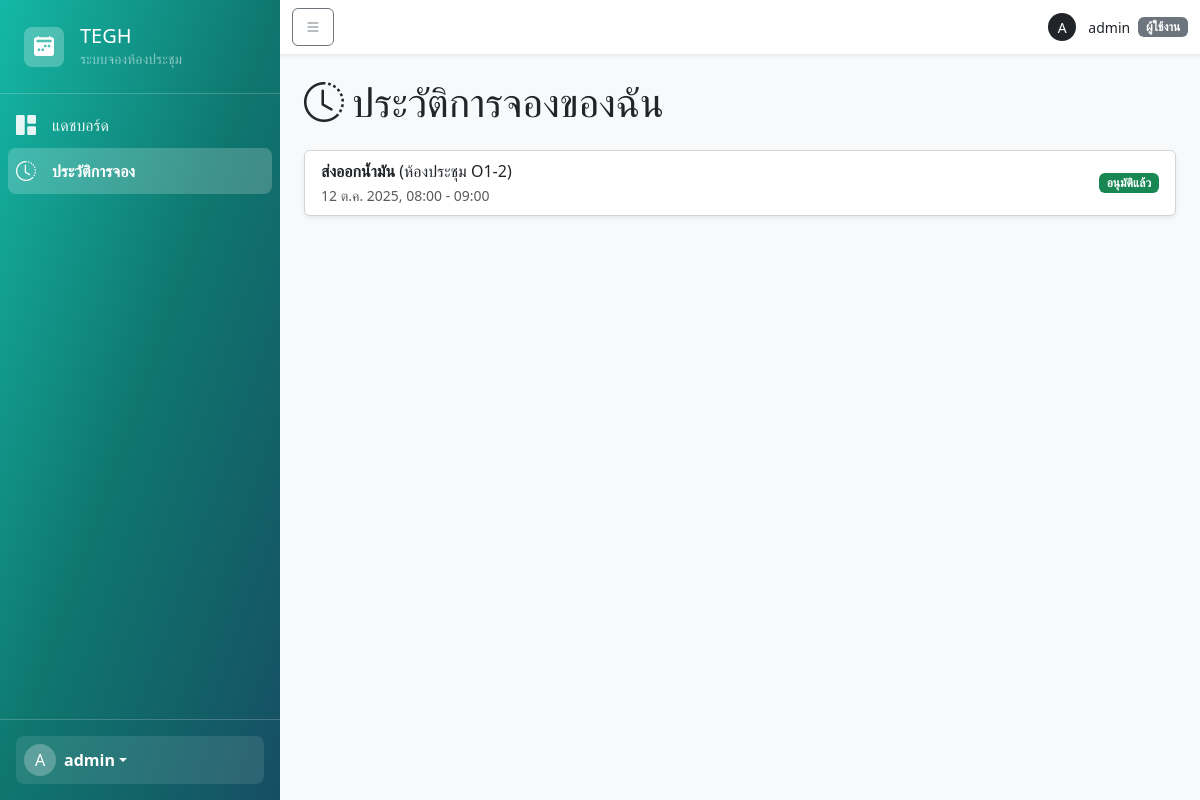
Page /history/ (signed in) on the committed database.
### booking/models.py (models this page shows, shortened)
class Booking(models.Model):
    STATUS_CHOICES = [('PENDING', 'รออนุมัติ'), ('APPROVED', 'อนุมัติแล้ว'), ('REJECTED', 'ถูกปฏิเสธ')]
    room = models.ForeignKey(Room, on_delete=models.CASCADE, related_name='bookings', verbose_name="ห้องประชุม")
    booked_by = models.ForeignKey(User, on_delete=models.CASCADE, verbose_name="ผู้ขอใช้")
    title = models.CharField(max_length=255, verbose_name="วาระการประชุม")
    start_time = models.DateTimeField(verbose_name="เวลาเริ่มต้น")
    end_time = models.DateTimeField(verbose_name="เวลาสิ้นสุด")
    chairman = models.CharField(max_length=255, blank=True, verbose_name="ประธานการประชุม")
    participant_count = models.PositiveIntegerField(default=1, verbose_name="จำนวนผู้เข้าร่วม")
    department = models.CharField(max_length=255, blank=True, verbose_name="แผนก")
    requester_phone = models.CharField(max_length=20, blank=True, verbose_name="เบอร์โทรติดต่อ")
    equipment_needed = models.ManyToManyField(Equipment, blank=True, verbose_name="อุปกรณ์ที่ต้องใช้")
    additional_notes = models.TextField(blank=True, verbose_name="เพิ่มเติม")
    status = models.CharField(max_length=10, choices=STATUS_CHOICES, default='PENDING', verbose_name="สถานะ")
    created_at = models.DateTimeField(auto_now_add=True)
    class Meta: ordering = ['-start_time']

class Room(models.Model):
    name = models.CharField(max_length=100, unique=True, verbose_name="ชื่อห้องประชุม")
    location = models.CharField(max_length=255, blank=True, verbose_name="อาคาร / สถานที่")
    capacity = models.PositiveIntegerField(verbose_name="ความจุ (คน)")
    equipment_in_room = models.TextField(blank=True, verbose_name="อุปกรณ์ที่พร้อมใช้งาน")

### booking/views.py (the view)
# urls.py: path('history/', views.history_view, name='history'),
@login_required
def history_view(request):
    my_bookings = Booking.objects.filter(booked_by=request.user)
    context = {'my_bookings': my_bookings}
    return render(request, 'pages/history.html', context)

### templates/pages/history.html (shortened to what this page needs)
{% extends 'base.html' %}
{% block content %}
<h1 class="mb-4"><i class="bi bi-clock-history me-2"></i>ประวัติการจองของฉัน</h1>
<div class="card shadow-sm">
    {% if my_bookings %}
    <ul class="list-group list-group-flush">
        {% for booking in my_bookings %}
        <li class="list-group-item d-flex justify-content-between align-items-center">
            <div><strong>{{ booking.title }}</strong> ({{ booking.room.name }})<br><small class="text-muted">{{ booking.start_time|date:"d M Y, H:i" }} - {{ booking.end_time|date:"H:i" }}</small></div>
            <span class="badge {% if booking.status == 'APPROVED' %}bg-success{% elif booking.status == 'PENDING' %}bg-warning text-dark{% else %}bg-danger{% endif %}">{{ booking.get_status_display }}</span>
        </li>
        {% endfor %}
    </ul>
    {% else %}<div class="card-body"><p class="text-muted text-center mb-0">คุณยังไม่มีประวัติการจอง</p></div>{% endif %}
</div>
{% endblock %}

### templates/base.html (shortened to what this page needs)
<!DOCTYPE html>
<html lang="th">
<head>
    <link href="https://cdn.jsdelivr.net/npm/bootstrap@5.3.3/dist/css/bootstrap.min.css" rel="stylesheet">
    <link rel="stylesheet" href="https://cdn.jsdelivr.net/npm/bootstrap-icons@1.11.3/font/bootstrap-icons.min.css">
</head>
<body>
    <div class="d-flex" style="min-height: 100vh;">
        <nav id="sidebar" class="d-flex flex-column">
            <div class="sidebar-header p-4 border-bottom">
                <a href="{% url 'dashboard' %}" class="d-flex align-items-center gap-3 text-decoration-none">
                    <div class="d-flex align-items-center justify-content-center bg-white bg-opacity-25 rounded-3" style="width: 40px; height: 40px;"><i class="bi bi-calendar2-week-fill fs-5 text-white"></i></div>
                    <div><h2 class="h5 text-white mb-0">TEGH</h2><p class="small text-white-50 mb-0">ระบบจองห้องประชุม</p></div>
                </a>
            </div>
            <div class="flex-grow-1 p-2">
                {% for item in menu_items %}{% if item.show %}
                <a href="{% url item.url_name %}" class="sidebar-menu-button d-flex align-items-center gap-3 p-2 rounded-3 text-decoration-none {% if item.active %}active{% endif %}"><i class="{{ item.icon }} fs-5"></i><span>{{ item.label }}</span></a>
                {% endif %}{% endfor %}
            </div>
            <div class="sidebar-footer p-3 border-top"><div class="dropdown">
                <a href="#" class="d-flex align-items-center text-white text-decoration-none dropdown-toggle p-2 rounded-3" data-bs-toggle="dropdown" style="background-color: rgba(255,255,255,0.1);">
                    <div class="avatar-fallback rounded-circle bg-white bg-opacity-25 me-2" style="width: 32px; height: 32px;">{{ user.username.0|upper }}</div>
                    <div class="text-start"><strong class="d-block">{{ user.first_name|default:user.username }}</strong></div>
                </a>
            </div></div>
        </nav>
        <div class="main-content w-100">
            <header class="navbar navbar-light bg-white shadow-sm sticky-top"><div class="container-fluid">
                <button id="sidebar-toggle" class="btn btn-outline-secondary"><i class="bi bi-list"></i></button>
                <div class="d-flex align-items-center gap-2 ms-auto">
                    <div class="avatar-fallback rounded-circle bg-dark text-white me-1 small" style="width: 28px; height: 28px;">{{ user.username.0|upper }}</div>
                    <span class="small d-none d-sm-inline">{{ user.first_name|default:user.username }}</span>
                    <span class="badge {{ role_badge.class }}">{{ role_badge.label }}</span>
                </div>
            </div></header>
            <main class="p-4">
                {% block content %}{% endblock %}
            </main>
        </div>
    </div>
</body>
</html>

### templates/base.html (style rules this page uses)
body { background-color: #f8f9fa; }
#sidebar { min-width: 280px; max-width: 280px; background: linear-gradient(to bottom right, #14b8a6, #0f766e, #164e63); color: #fff; transition: all 0.3s; }
.sidebar-header, .sidebar-footer { border-color: rgba(255, 255, 255, 0.2) !important; }
.sidebar-menu-button { color: rgba(255, 255, 255, 0.9); }
.sidebar-menu-button.active { background-color: rgba(255, 255, 255, 0.2); color: #fff; font-weight: 600; }
.main-content { flex-grow: 1; overflow-y: auto; }
.avatar-fallback { display: flex; align-items: center; justify-content: center; width: 100%; height: 100%; }

### rows in the picture
Booking: title "ส่งออกน้ำมัน", room.name "ห้องประชุม O1-2", start_time "12 ต.ค. 2025, 08:00", end_time "09:00", status "อนุมัติแล้ว"

### other values in the picture
{{ item.label }} "แดชบอร์ด" "ประวัติการจอง"
{{ user.username.0|upper }} "A"
{{ user.first_name|default:user.username }} "admin"
{{ role_badge.label }} "ผู้ใช้งาน"
